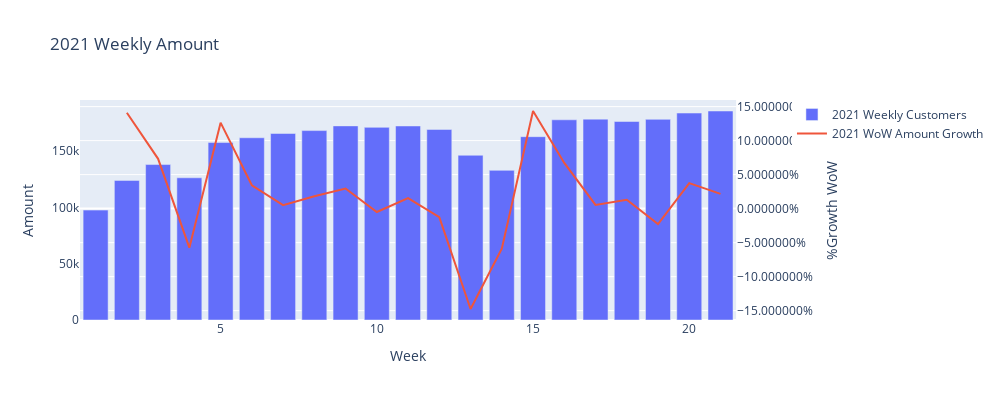

Notebook source saved alongside this figure:
### Code cell
fig = make_subplots(specs=[[{"secondary_y": True}]])

fig.add_trace(go.Bar(x=sales_df_weekly['week'], y=sales_df_weekly['customers'], name="2021 Weekly Customers")) 
fig.add_trace(go.Scatter(x=sales_df_weekly['week'], y=sales_df_weekly['amount_growth_wow'], 
                         name="2021 WoW Amount Growth"), secondary_y=True)

fig.update_layout(title_text=f"2021 Weekly Amount", width=1000, height=400, yaxis_showgrid=False)
fig.update_xaxes(title_text="Week", showgrid=False)
fig.update_yaxes(title_text="Amount", secondary_y=False, rangemode="tozero")
fig.update_yaxes(title_text="%Growth WoW", secondary_y=True, rangemode="tozero", tickformat="%")

fig.show()

### Figure 1 — Plotly figure (JSON) as saved in the notebook; plotly's stock layout.template omitted (floating-point values rounded to 4 significant figures)
{"data": [{"name": "2021 Weekly Customers", "type": "bar", "x": [1, 2, 3, 4, 5, 6, 7, 8, 9, 10, 11, 12, 13, 14, 15, 16, 17, 18, 19, 20, 21], "y": [97622, 124008, 138080, 126328, 157632, 161870, 165680, 168250, 172432, 171112, 172358, 169274, 146318, 132934, 162840, 177828, 178422, 176336, 178242, 183836, 185656]}, {"name": "2021 WoW Amount Growth", "type": "scatter", "x": [1, 2, 3, 4, 5, 6, 7, 8, 9, 10, 11, 12, 13, 14, 15, 16, 17, 18, 19, 20, 21], "xaxis": "x", "y": [null, 0.1409, 0.07322, -0.05744, 0.1264, 0.03429, 0.005053, 0.01812, 0.02952, -0.004954, 0.01546, -0.01243, -0.1476, -0.05899, 0.1435, 0.06721, 0.005422, 0.01312, -0.0226, 0.03748, 0.02166], "yaxis": "y2"}], "layout": {"height": 400, "title": {"text": "2021 Weekly Amount"}, "width": 1000, "xaxis": {"anchor": "y", "domain": [0, 0.94], "showgrid": false, "title": {"text": "Week"}}, "yaxis": {"anchor": "x", "domain": [0, 1], "rangemode": "tozero", "showgrid": false, "title": {"text": "Amount"}}, "yaxis2": {"anchor": "x", "overlaying": "y", "rangemode": "tozero", "side": "right", "tickformat": "%", "title": {"text": "%Growth WoW"}}}}
